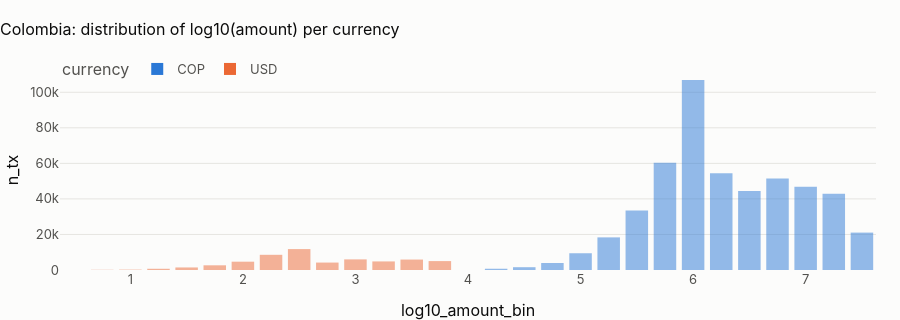

The cell this chart's notebook holds for it:
### Markdown cell above
## 2 · Amounts per currency

### Code cell
amt = pl.q("""select currency, count(*) as transactions, round(median(amount), 2) as median_amount,
                     round(quantile_cont(amount, 0.99), 2) as p99_amount, round(median(amount_usd), 2) as median_usd,
                     round(quantile_cont(amount_usd, 0.99), 2) as p99_usd
              from {int_transactions_enriched} group by 1 order by 2 desc""")
show(amt, paging=False)
dist = pl.q("""select currency, floor(log10(greatest(amount, 0.01)) * 4) / 4 as log10_amount_bin, count(*) as n_tx
               from {int_transactions_enriched} group by all order by 1, 2""")
fig = px.bar(
    dist,
    x="log10_amount_bin",
    y="n_tx",
    color="currency",
    barmode="overlay",
    title=f"{CTRY.title}: distribution of log10(amount) per currency",
)
fig.update_layout(height=320)
fig.show()
lo_usd, hi_usd = amt.median_usd.min(), amt.median_usd.max()
display(
    Markdown(
        (
            f"**In USD every currency has about the same median ({lo_usd:,.0f} to {hi_usd:,.0f}): amounts were "
            "generated in dollars and converted.** "
            if hi_usd <= 1.05 * lo_usd
            else f"**The USD medians differ by currency ({lo_usd:,.0f} to {hi_usd:,.0f}):** the currencies carry "
            "different behaviour, not only different units. "
        )
        + "Per-currency statistics are still the right default: a threshold in pesos and one in dollars cannot share a "
        "number, and a model fed raw `amount` across currencies would learn the currency, not the behaviour."
    )
)

### Figure 1 — Plotly figure (JSON) as saved in the notebook; plotly's stock layout.template omitted (floating-point values rounded to 4 significant figures)
{"data": [{"hovertemplate": "currency=COP<br>log10_amount_bin=%{x}<br>n_tx=%{y}<extra></extra>", "legendgroup": "COP", "marker": {"color": "#2a78d6", "opacity": 0.5, "pattern": {"shape": ""}}, "name": "COP", "orientation": "v", "showlegend": true, "textposition": "auto", "type": "bar", "x": [4.25, 4.5, 4.75, 5.0, 5.25, 5.5, 5.75, 6.0, 6.25, 6.5, 6.75, 7.0, 7.25, 7.5], "xaxis": "x", "y": [711, 1583, 3927, 9433, 18357, 33491, 60385, 106895, 54377, 44494, 51531, 46811, 42928, 21046], "yaxis": "y"}, {"hovertemplate": "currency=USD<br>log10_amount_bin=%{x}<br>n_tx=%{y}<extra></extra>", "legendgroup": "USD", "marker": {"color": "#eb6834", "opacity": 0.5, "pattern": {"shape": ""}}, "name": "USD", "orientation": "v", "showlegend": true, "textposition": "auto", "type": "bar", "x": [0.5, 0.75, 1.0, 1.25, 1.5, 1.75, 2.0, 2.25, 2.5, 2.75, 3.0, 3.25, 3.5, 3.75], "xaxis": "x", "y": [9, 115, 205, 689, 1432, 2644, 4686, 8547, 11769, 4187, 5977, 4827, 5878, 5019], "yaxis": "y"}], "layout": {"barmode": "overlay", "height": 320, "legend": {"title": {"text": "currency"}, "tracegroupgap": 0}, "title": {"text": "Colombia: distribution of log10(amount) per currency"}, "xaxis": {"anchor": "y", "domain": [0.0, 1.0], "title": {"text": "log10_amount_bin"}}, "yaxis": {"anchor": "x", "domain": [0.0, 1.0], "title": {"text": "n_tx"}}}}
